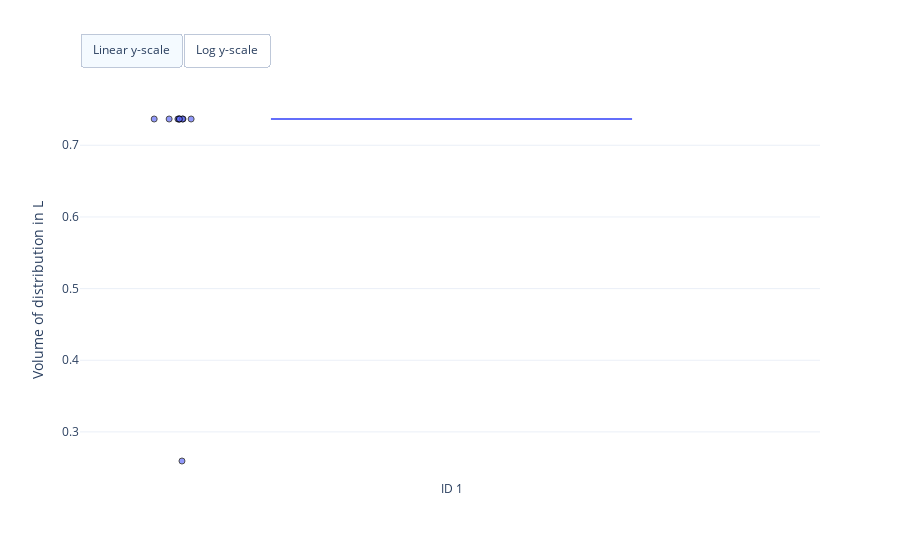
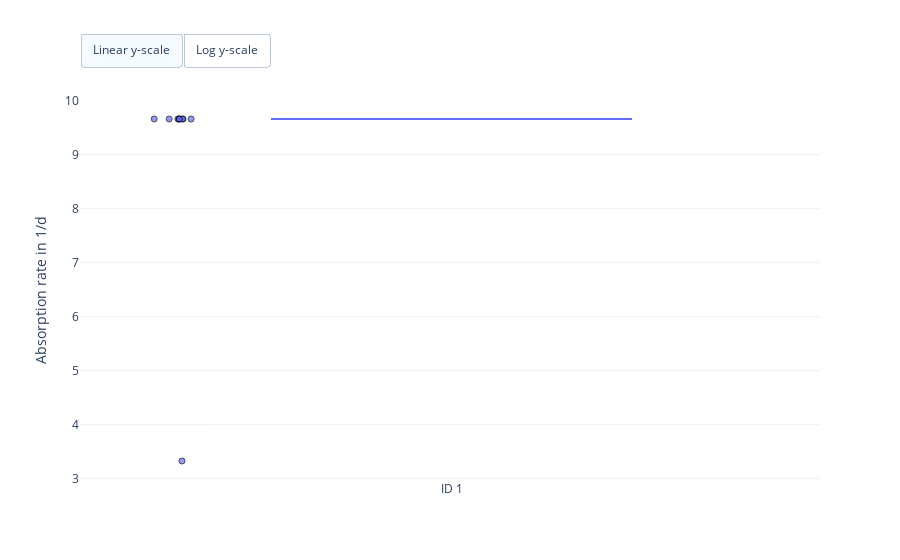
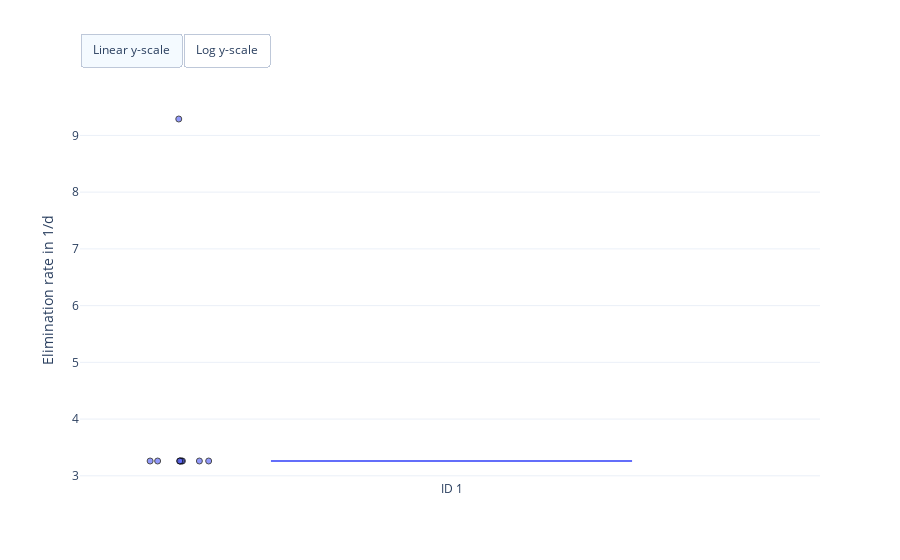
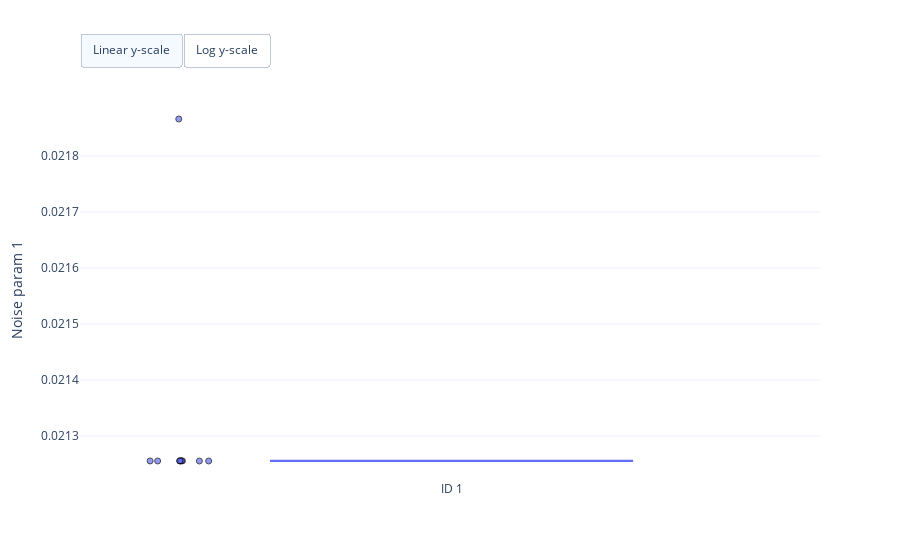

The notebook cell these images were saved under, in order:
### Markdown cell above
### Visualise optimisation results

### Code cell
fig = erlo.plots.ParameterEstimatePlot()
fig.add_data(map_estimates)

fig.show()

### Figure 1 — Plotly figure (JSON) as saved in the notebook; plotly's stock layout.template omitted (floating-point values rounded to 4 significant figures)
{"data": [{"boxpoints": "all", "hovertemplate": "Estimate: %{y:.2f}<br>%{text}", "jitter": 0.2, "line": {"color": "#636EFA"}, "marker": {"color": "#636EFA", "line": {"color": "black", "width": 1}, "opacity": 0.7, "symbol": "circle"}, "name": "ID 1", "pointpos": -1.5, "text": ["Run: 1 <br>Log-posterior score: 2.83", "Run: 2 <br>Log-posterior score: 2.83", "Run: 3 <br>Log-posterior score: 2.83", "Run: 4 <br>Log-posterior score: 2.83", "Run: 5 <br>Log-posterior score: 2.12", "Run: 6 <br>Log-posterior score: 2.83", "Run: 7 <br>Log-posterior score: 2.83", "Run: 8 <br>Log-posterior score: 2.83", "Run: 9 <br>Log-posterior score: 2.83", "Run: 10 <br>Log-posterior score: 2.83"], "type": "box", "visible": true, "y": [0.7367, 0.7367, 0.7367, 0.7367, 0.2594, 0.7367, 0.7367, 0.7367, 0.7367, 0.7367]}], "layout": {"autosize": true, "updatemenus": [{"buttons": [{"args": [{"yaxis.type": "linear"}], "label": "Linear y-scale", "method": "relayout"}, {"args": [{"yaxis.type": "log"}], "label": "Log y-scale", "method": "relayout"}], "direction": "left", "pad": {"r": 0, "t": -10}, "showactive": true, "type": "buttons", "x": 0, "xanchor": "left", "y": 1.15, "yanchor": "top"}], "yaxis": {"title": {"text": "Volume of distribution in L"}}}}

### Figure 2 — Plotly figure (JSON) as saved in the notebook; plotly's stock layout.template omitted (floating-point values rounded to 4 significant figures)
{"data": [{"boxpoints": "all", "hovertemplate": "Estimate: %{y:.2f}<br>%{text}", "jitter": 0.2, "line": {"color": "#636EFA"}, "marker": {"color": "#636EFA", "line": {"color": "black", "width": 1}, "opacity": 0.7, "symbol": "circle"}, "name": "ID 1", "pointpos": -1.5, "text": ["Run: 1 <br>Log-posterior score: 2.83", "Run: 2 <br>Log-posterior score: 2.83", "Run: 3 <br>Log-posterior score: 2.83", "Run: 4 <br>Log-posterior score: 2.83", "Run: 5 <br>Log-posterior score: 2.12", "Run: 6 <br>Log-posterior score: 2.83", "Run: 7 <br>Log-posterior score: 2.83", "Run: 8 <br>Log-posterior score: 2.83", "Run: 9 <br>Log-posterior score: 2.83", "Run: 10 <br>Log-posterior score: 2.83"], "type": "box", "visible": true, "y": [9.66, 9.66, 9.66, 9.66, 3.327, 9.66, 9.66, 9.66, 9.66, 9.66]}], "layout": {"autosize": true, "updatemenus": [{"buttons": [{"args": [{"yaxis.type": "linear"}], "label": "Linear y-scale", "method": "relayout"}, {"args": [{"yaxis.type": "log"}], "label": "Log y-scale", "method": "relayout"}], "direction": "left", "pad": {"r": 0, "t": -10}, "showactive": true, "type": "buttons", "x": 0, "xanchor": "left", "y": 1.15, "yanchor": "top"}], "yaxis": {"title": {"text": "Absorption rate in 1/d"}}}}

### Figure 3 — Plotly figure (JSON) as saved in the notebook; plotly's stock layout.template omitted (floating-point values rounded to 4 significant figures)
{"data": [{"boxpoints": "all", "hovertemplate": "Estimate: %{y:.2f}<br>%{text}", "jitter": 0.2, "line": {"color": "#636EFA"}, "marker": {"color": "#636EFA", "line": {"color": "black", "width": 1}, "opacity": 0.7, "symbol": "circle"}, "name": "ID 1", "pointpos": -1.5, "text": ["Run: 1 <br>Log-posterior score: 2.83", "Run: 2 <br>Log-posterior score: 2.83", "Run: 3 <br>Log-posterior score: 2.83", "Run: 4 <br>Log-posterior score: 2.83", "Run: 5 <br>Log-posterior score: 2.12", "Run: 6 <br>Log-posterior score: 2.83", "Run: 7 <br>Log-posterior score: 2.83", "Run: 8 <br>Log-posterior score: 2.83", "Run: 9 <br>Log-posterior score: 2.83", "Run: 10 <br>Log-posterior score: 2.83"], "type": "box", "visible": true, "y": [3.261, 3.261, 3.261, 3.261, 9.289, 3.261, 3.261, 3.261, 3.261, 3.261]}], "layout": {"autosize": true, "updatemenus": [{"buttons": [{"args": [{"yaxis.type": "linear"}], "label": "Linear y-scale", "method": "relayout"}, {"args": [{"yaxis.type": "log"}], "label": "Log y-scale", "method": "relayout"}], "direction": "left", "pad": {"r": 0, "t": -10}, "showactive": true, "type": "buttons", "x": 0, "xanchor": "left", "y": 1.15, "yanchor": "top"}], "yaxis": {"title": {"text": "Elimination rate in 1/d"}}}}

### Figure 4 — Plotly figure (JSON) as saved in the notebook; plotly's stock layout.template omitted (floating-point values rounded to 4 significant figures)
{"data": [{"boxpoints": "all", "hovertemplate": "Estimate: %{y:.2f}<br>%{text}", "jitter": 0.2, "line": {"color": "#636EFA"}, "marker": {"color": "#636EFA", "line": {"color": "black", "width": 1}, "opacity": 0.7, "symbol": "circle"}, "name": "ID 1", "pointpos": -1.5, "text": ["Run: 1 <br>Log-posterior score: 2.83", "Run: 2 <br>Log-posterior score: 2.83", "Run: 3 <br>Log-posterior score: 2.83", "Run: 4 <br>Log-posterior score: 2.83", "Run: 5 <br>Log-posterior score: 2.12", "Run: 6 <br>Log-posterior score: 2.83", "Run: 7 <br>Log-posterior score: 2.83", "Run: 8 <br>Log-posterior score: 2.83", "Run: 9 <br>Log-posterior score: 2.83", "Run: 10 <br>Log-posterior score: 2.83"], "type": "box", "visible": true, "y": [0.02126, 0.02126, 0.02126, 0.02126, 0.02187, 0.02126, 0.02126, 0.02126, 0.02126, 0.02126]}], "layout": {"autosize": true, "updatemenus": [{"buttons": [{"args": [{"yaxis.type": "linear"}], "label": "Linear y-scale", "method": "relayout"}, {"args": [{"yaxis.type": "log"}], "label": "Log y-scale", "method": "relayout"}], "direction": "left", "pad": {"r": 0, "t": -10}, "showactive": true, "type": "buttons", "x": 0, "xanchor": "left", "y": 1.15, "yanchor": "top"}], "yaxis": {"title": {"text": "Noise param 1"}}}}
